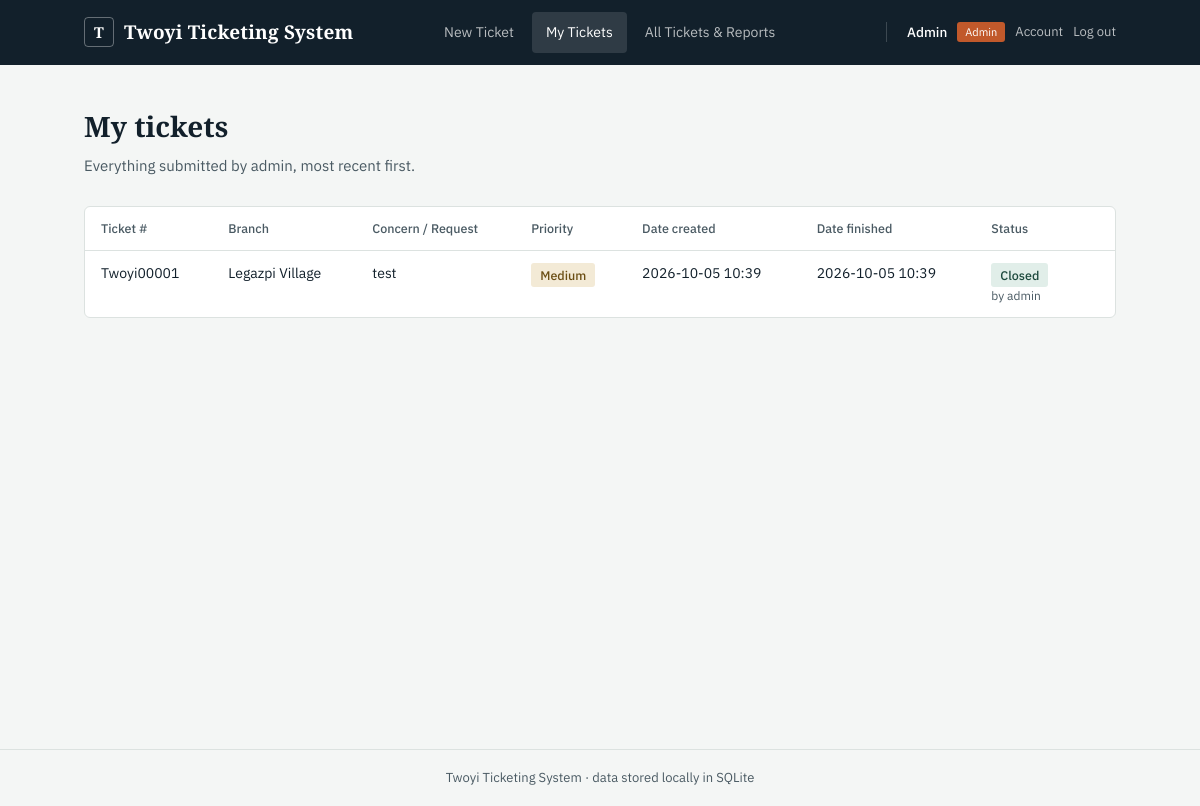
The page /my-tickets (signed in) on the database its author committed.
### tables this page shows
CREATE TABLE tickets (
                id INTEGER PRIMARY KEY AUTOINCREMENT,
                ticket_number TEXT NOT NULL,
                branch TEXT NOT NULL,
                concern TEXT NOT NULL,
                priority TEXT NOT NULL,
                date_created TEXT NOT NULL,
                date_finished TEXT,
                status TEXT NOT NULL DEFAULT 'Open',
                created_by TEXT NOT NULL DEFAULT '',
                closed_by TEXT NOT NULL DEFAULT ''
            );

### app.py (the view)
@app.route("/my-tickets", methods=["GET"])
@login_required
def my_tickets():
    tickets = sheets.get_tickets_by_creator(session["username"])
    return render_template("my_tickets.html", tickets=tickets)

### app.py (called while the page is built)
@app.context_processor
def inject_globals():
    return {
        "app_title": APP_TITLE,
        "smtp_on": smtp_configured(),
        "current_user": {
            "username": session.get("username"),
            "display_name": session.get("display_name"),
            "role": session.get("role"),
            "email": session.get("email"),
        } if session.get("username") else None,
    }

def login_required(view):
    @wraps(view)
    def wrapped(*args, **kwargs):
        if not session.get("username"):
            return redirect(url_for("login", next=request.path))
        return view(*args, **kwargs)
    return wrapped

def smtp_configured() -> bool:
    return bool(os.environ.get("SMTP_HOST"))

### db.py (called while the page is built)
@contextmanager
def _connect():
    conn = sqlite3.connect(DB_FILE)
    conn.row_factory = sqlite3.Row
    try:
        yield conn
        conn.commit()
    finally:
        conn.close()

def _row_to_dict(row: sqlite3.Row) -> dict:
    return {
        "ID": row["id"],
        "Ticket Number": row["ticket_number"],
        "Branch": row["branch"],
        "Concern/Request": row["concern"],
        "Priority": row["priority"],
        "Date Created": row["date_created"],
        "Date Finished": row["date_finished"] or "",
        "Status": row["status"],
        "Created By": row["created_by"] or "",
        "Closed By": row["closed_by"] or "",
    }

def get_tickets_by_creator(username: str) -> list[dict]:
    with _connect() as conn:
        rows = conn.execute(
            "SELECT * FROM tickets WHERE created_by = ? ORDER BY id DESC", (username,)
        ).fetchall()
    return [_row_to_dict(r) for r in rows]

### templates/my_tickets.html (shortened to what this page needs)
{% extends "base.html" %}
{% block content %}
<div class="page-head">
  <h1>My tickets</h1>
  <p class="page-sub">Everything submitted by {{ current_user.email or current_user.username }}, most recent first.</p>
</div>
<div class="table-wrap">
  <table class="report">
    <thead>
      <tr>
        <th>Ticket #</th>
        <th>Branch</th>
        <th>Concern / Request</th>
        <th>Priority</th>
        <th>Date created</th>
        <th>Date finished</th>
        <th>Status</th>
        <th></th>
      </tr>
    </thead>
    <tbody>
      {% for t in tickets %}
      <tr>
        <td class="mono">{{ t['Ticket Number'] }}</td>
        <td>{{ t['Branch'] }}</td>
        <td class="concern-cell">{{ t['Concern/Request'] }}</td>
        <td><span class="badge badge-{{ t['Priority']|lower }}">{{ t['Priority'] }}</span></td>
        <td>{{ t['Date Created'] }}</td>
        <td>{{ t['Date Finished'] or '—' }}</td>
        <td>
          <span class="status status-{{ t['Status']|lower|replace(' ', '-') }}">{{ t['Status'] }}</span>
          {% if t['Status'] == 'Closed' and t['Closed By'] %}<div class="muted small">by {{ t['Closed By'] }}</div>{% endif %}
        </td>
        <td>
        </td>
      </tr>
      {% else %}
      <tr>
        <td colspan="8" class="empty-row">You haven't submitted any tickets yet.</td>
      </tr>
      {% endfor %}
    </tbody>
  </table>
</div>
{% endblock %}

### static/style.css (style rules this page uses)
:root { --ink: #12202B; --ink-soft: #4A5A63; --paper: #F4F6F5; --card: #FFFFFF; --line: #DCE2E0; --teal: #2C6E63; --teal-dark: #204F47; --amber: #C1592B; --amber-soft: #F3E1D6; --green-soft: #E1EEE9; --grey-soft: #ECEEED; --radius: 6px; font-size: 16px; }
* { box-sizing: border-box; }
body { margin: 0; background: var(--paper); color: var(--ink); font-family: "IBM Plex Sans", -apple-system, BlinkMacSystemFont, sans-serif; line-height: 1.5; }
h1, h2, h3 { font-family: "Source Serif 4", Georgia, serif; font-weight: 600; margin: 0 0 0.3em; color: var(--ink); }
.page-head { margin-bottom: 28px; max-width: 640px; }
.page-head h1 { font-size: 28px; }
.page-sub { color: var(--ink-soft); margin: 0; font-size: 15px; }
.table-wrap { background: var(--card); border: 1px solid var(--line); border-radius: var(--radius); overflow-x: auto; }
table.report { width: 100%; border-collapse: collapse; font-size: 14px; min-width: 900px; }
table.report th { text-align: left; padding: 12px 16px; border-bottom: 1px solid var(--line); color: var(--ink-soft); font-weight: 500; font-size: 12.5px; }
table.report td { padding: 12px 16px; border-bottom: 1px solid var(--line); vertical-align: top; }
table.report tr:last-child td { border-bottom: none; }
.mono { font-variant-numeric: tabular-nums; }
.muted { color: var(--ink-soft); font-size: 13.5px; }
.concern-cell { max-width: 320px; }
.badge { display: inline-block; padding: 3px 9px; border-radius: 3px; font-size: 12.5px; font-weight: 500; }
.badge-medium { background: #F3EAD6; color: #6B4E14; }
.status { display: inline-block; padding: 3px 9px; border-radius: 3px; font-size: 12.5px; font-weight: 500; }
.status-closed { background: var(--green-soft); color: #1D4A3E; }
.small { font-size: 12px; }

### rows shown on the page
tickets: ticket_number "Twoyi00001", Branch "Legazpi Village", concern "test", Priority "Medium", date_created "2026-10-05 10:39", date_finished "2026-10-05 10:39", Status "Closed", closed_by "admin"

### other values the page prints
{{ app_title }} "Twoyi Ticketing System"
{{ current_user.display_name }} "Admin"
{{ current_user.role }} "Admin"
{{ current_user.email or current_user.username }} "admin"
